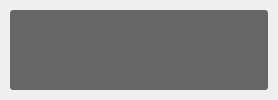
<?xml version="1.0" encoding="UTF-8"?>
<ui version="4.0">
 <class>bubbletips</class>
 <widget class="QFrame" name="bubbletips">
  <property name="geometry">
   <rect>
    <x>0</x>
    <y>0</y>
    <width>278</width>
    <height>100</height>
   </rect>
  </property>
  <property name="minimumSize">
   <size>
    <width>278</width>
    <height>0</height>
   </size>
  </property>
  <property name="maximumSize">
   <size>
    <width>278</width>
    <height>16777215</height>
   </size>
  </property>
  <property name="windowTitle">
   <string>Form</string>
  </property>
  <property name="styleSheet">
   <string notr="true">#label{
font-size: 14px;
color: white;
background: #666666;
border-radius: 3px;
border: 0;
padding: 10px;
}</string>
  </property>
  <layout class="QVBoxLayout" name="verticalLayout">
   <property name="spacing">
    <number>0</number>
   </property>
   <property name="leftMargin">
    <number>10</number>
   </property>
   <property name="topMargin">
    <number>10</number>
   </property>
   <property name="rightMargin">
    <number>10</number>
   </property>
   <property name="bottomMargin">
    <number>10</number>
   </property>
   <item>
    <widget class="QLabel" name="label">
     <property name="text">
      <string/>
     </property>
     <property name="alignment">
      <set>Qt::AlignLeading|Qt::AlignLeft|Qt::AlignTop</set>
     </property>
     <property name="wordWrap">
      <bool>true</bool>
     </property>
    </widget>
   </item>
  </layout>
 </widget>
 <resources/>
 <connections/>
</ui>
